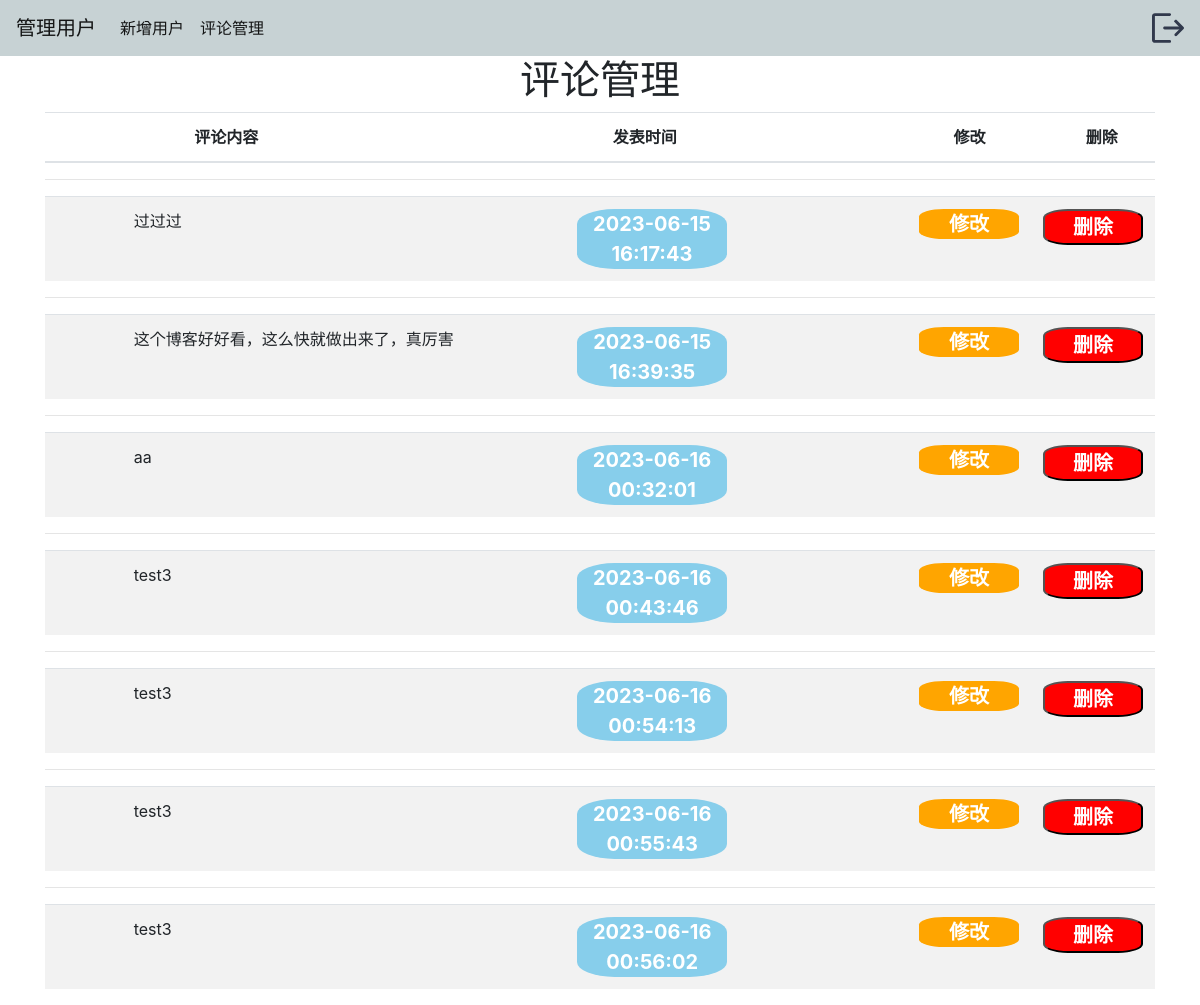
The app's page /index_comment with its own data.
### tables this page shows
CREATE TABLE comments (
    comment_id INTEGER PRIMARY KEY AUTOINCREMENT,
    id INTEGER  ,
    created TIMESTAMP NOT NULL DEFAULT CURRENT_TIMESTAMP,
    content TEXT NOT NULL


);

### blog.py (the view)
@app.route('/index_comment')
def index_comment():
    conn = get_db_connection()
    comments = conn.execute('SELECT * FROM comments').fetchall()
    conn.close()
    return render_template('index_comment.html', comments=comments)

### blog.py (called while the page is built)
def get_db_connection():
    conn = sqlite3.connect('database.db')
    conn.row_factory = sqlite3.Row
    return conn

### templates/index_comment.html
{% extends 'base_user.html' %}
{% block content %}
<h1 class="text-center">{% block title %} 评论管理 {% endblock %}</h1>
<table class="table table-striped">
    <colgroup>
        <col style="width: 30%;">
        <col style="width: 20%;">
        <col style="width: 20%;">
        <col style="width: 10%;">
    </colgroup>
    <thead>
    <tr>
        <th>
            <text style="margin-left:35%">评论内容</text>
        </th>
        <th ><text style="margin-left:55%">发表时间</text></th>
        <th ><text style="margin-left:80%">修改</text></th>
        <th ><text style="margin-left:50%">删除</text></th>
    </tr>
    </thead>
</table>
{% for comment in comments %}
<div>
    <hr>
    <table class="table table-striped">
        <colgroup>
            <col style="width: 50%;">
            <col style="width: 30%;">
            <col style="width: 10%;">
            <col style="width: 10%;">
        </colgroup>
        <tbody>
        <tr>
            <td>
                <a>
                    <div style="margin-left:15%">{{ comment['content'] }}</div>
                </a>
            </td>
            <td style="width:50px;length:555px;">
                <div style="font-size:20px;margin-left:-5%;text-align:center;color: #fff;background-color: skyblue;width:150px;;font-weight:bolder;font-size:20px;display:block;border-radius:25%">{{comment['created']}}</div>
            </td>
<td>
                <a class="text-right" href="{{ url_for('edit_comment', comment_id=comment['comment_id']) }}">
                    <span style="text-align:center;color: #fff;background-color: orange;width:100px;;font-weight:bolder;font-size:20px;display:block;border-radius:25%"><text>修改</text></span>
                </a>
            </td>
            <td>
                <form action="{{ url_for('delete_comment', comment_id=comment['comment_id']) }}" method="POST">
                    <input type="submit" value="删除"
                           style="text-align:center;color: #fff;background-color: red;width:100px;;font-weight:bolder;font-size:20px;display:block;border-radius:25%"
                           onclick="return confirm('确定要删除吗?')">
                </form>
            </td>
        </tr>
        </tbody>
    </table>
    {% endfor %}
</div>
{% endblock %}

### templates/base_user.html (shortened to what this page needs)
<!doctype html>
<html lang="en">
<head>
    <link rel="stylesheet" href="{{ url_for('static', filename= 'css/bootstrap.min.css') }}">
</head>
<body style="background-image: url(https://img-blog.csdnimg.cn/c63219c959c84dd2b1999429d14c35d4.jpeg#pic_right);
  background-size: cover;
  width: 100%;
  height: 100%;">
<nav class="navbar navbar-expand-md navbar-light bg-light">
    <a class="navbar-brand" href="{{ url_for('index_user')}}">管理用户</a>
    <div class="collapse navbar-collapse" id="navbarNav">
        <ul class="navbar-nav">
<li class="nav-item active">
                <a class="nav-link" href="{{url_for('new_user')}}">新增用户</a>
            </li>
            <li class="nav-item active">
                <a class="nav-link" href="{{url_for('index_comment')}}">评论管理</a>
            </li>
        </ul>
    </div>
    <a href="/">
    </a>
</nav>
<div class="container" style="background-color:white">
    {% block content %} {% endblock %}
</div>
</body>
</html>

### records on screen
comments: content "过过过", created "2023-06-15 16:17:43"
comments: content "这个博客好好看，这么快就做出来了，真厉害", created "2023-06-15 16:39:35"
comments: content "aa", created "2023-06-16 00:32:01"
comments: content "test3", created "2023-06-16 00:43:46"
comments: content "test3", created "2023-06-16 00:54:13"
comments: content "test3", created "2023-06-16 00:55:43"
comments: content "test3", created "2023-06-16 00:56:02"
